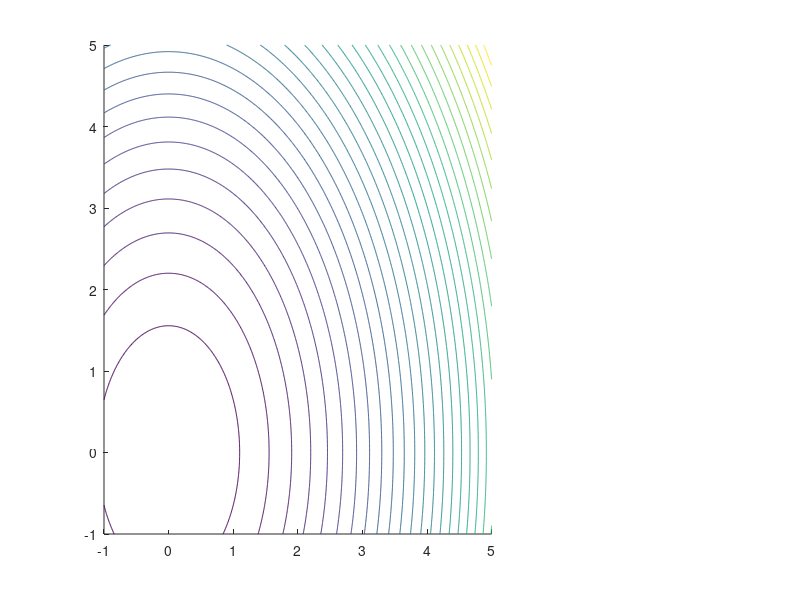

This figure's MATLAB source: (Note: this script raises an error after producing the figure.)
%% SHADOWING IN CONVEX QUADRATICS (GD)
% author: Antonio Orvieto

clear all
close all
clc

%% settings
GD = 0;

set(0, 'DefaultFigureRenderer', 'painters')
tf = 6;
alpha = 1;
eta_ODE = 1e-5;
eta = 0.2;
ratio_eta=round(eta/eta_ODE);

n = round(tf/eta)+1;
n_ODE = round(tf/eta_ODE)+1;
d = 2;

x0 = [2;2];

%% init
x = zeros(d,n);
x_ODE = zeros(d,n_ODE);
x(:,1) = x0;
x_ODE(:,1) = x0;

mu = 1; L = 2;
H = [L,0;0,mu];

%% optimization

for k = 2:n_ODE
    x_ODE(:,k) = x_ODE(:,k-1)-eta_ODE*H*x_ODE(:,k-1);
end

%go to shadowing orbit of GD
%x(1,1)=(1-mu*eta)^(-size(x,2)+1) * x_ODE(1,end);


for k = 2:n
    x(:,k) = x(:,k-1)-eta*H*x(:,k-1);
end

%% plotting
if d==2
    subplot(1,3,[1,2])
    %contour
    XX=-1:0.01:5;
    YY=-1:0.01:5;
    [X,Y] = meshgrid(XX,YY);
    
    Z = H(1,1)*X.^2 + H(2,2)*Y.^2;
    minZ = min(min(Z));
    [idx,idy] = find(Z==minZ);
    contour(X,Y,Z,30,'Color',[0.85,0.85,0.85],'Linewidth',2);hold on;
    h5=plot(Y(idy,idy),X(idx,idx),'-kh','MarkerSize', 20,'MarkerFaceColor',[0.839 0.78 0.078]);

        
    %trajectories
    plot(x(1,:),x(2,:),'Color',[0.993 0.582 0.026],'Linewidth',2);hold on
    h1=plot(x(1,:),x(2,:),'o','Color',[0.993 0.582 0.026],'Linewidth',2, 'MarkerFaceColor', [0.993 0.582 0.026]);hold on
    plot(x_ODE(1,:),x_ODE(2,:),'Color',[0.181 0.702 1.0],'Linewidth',2);hold on
    h2=plot(x_ODE(1,1:ratio_eta:end),x_ODE(2,1:ratio_eta:end),'o','Color',[0.181 0.702 1.0],'Linewidth',2, 'MarkerFaceColor',[0.181 0.702 1.0]);hold on
    hsp1 = get(gca, 'Position');
    
    l2=legend([h1,h2,h5],{'Gradient Descent: $x_k$','GD-ODE: $ \ \ \ \ \ \ \ \ \ \ \ y_k$','solution'},'Location','NorthEast');
    l2.set('FontSize',18,'Interpreter','Latex');
    text(x0(1)-1,x0(2)+0.5,'$\ x_0 = y_0$','FontSize',18,'Interpreter','Latex')
    xlim([XX(1),XX(end)]);
    ylim([YY(1),YY(end)]);
    axis equal
    %text(x_ODE(1,end),x_ODE(2,end),'$\ \ x_\infty$','FontSize',25,'Interpreter','Latex')
    subplot(1,3,3)
    ell = norm(H*x_ODE(:,1));
    predicted = (eta*L*ell)/(2*mu);
    plot((1:size(x,2))-1,vecnorm(x-x_ODE(:,1:ratio_eta:end),2),'-+','Linewidth',2,'Color',[0.278 0.71 0.184]); hold on;
    plot((1:size(x,2))-1,predicted+0*vecnorm(x-x_ODE(:,1:ratio_eta:end),2),'--','Linewidth',2,'Color','k') 
    text(1,predicted+0.17,'bound: $\epsilon = \frac{h\ell L}{2\mu}$','FontSize',18,'Interpreter','Latex')

    hsp2 = get(gca, 'Position');  
    set(gca, 'Position', [hsp1(1)+ 1.2*hsp1(3),hsp1(2)+ 0.2*hsp1(4),  hsp1(3)/2, 0.6*hsp1(4)])
    xlabel('$k$','FontSize',18,'Interpreter','Latex')
    ylabel('$\|x_k - y_k\|$','FontSize',20,'Interpreter','Latex')
    ylim([0,1.4])
    xlim([0,12.1])
    grid on
end

    
